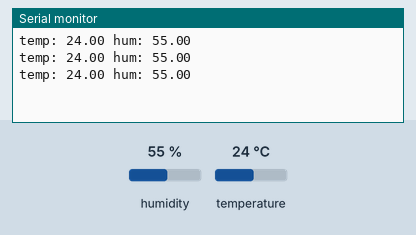
The sketch below on a simulated Raspberry Pi Pico. On the bench: the last lines printed to the serial monitor. The inputs (shaded band) are chosen by the test bench; at power-on: humidity 55 %, temperature 24 °C.

Above: at 6.8 s.
6.9 s: humidity set to 22 %
At 11.0 s:
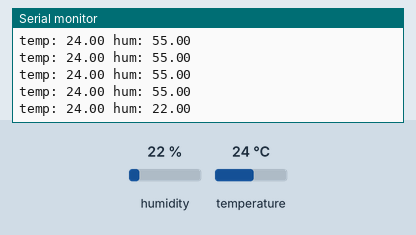
12.3 s: temperature set to 12 °C
At 15.2 s:
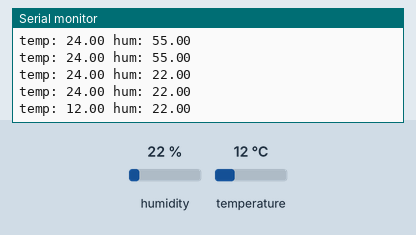
17.7 s: humidity set to 40 %
At 19.5 s:
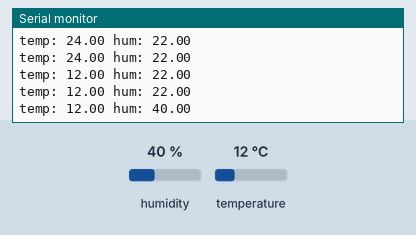
Timing chart, 0 to 21.0 s (numbered marks = the images above; inputs shaded):
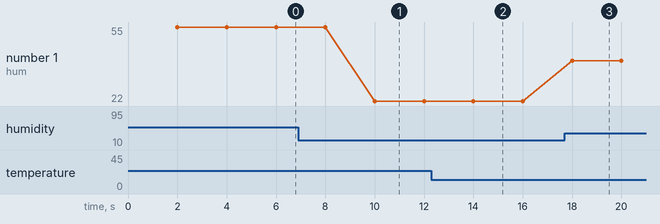

Measured:
- after the input at 6.9 s, the serial monitor: prints a new line after 3.1 s (image 1)
- after the input at 12.3 s, the serial monitor: prints a new line after 1.7 s (image 2)
- after the input at 17.7 s, the serial monitor: prints a new line after 0.31 s (image 3)
- plotted number 1: 55 → 22 after the input at 6.9 s, 22 → 40 after the input at 17.7 s

The sketch:

sensor_temp_39.ino
```cpp
// snippet: sensor_temp_39
// tags: temperature, sensor, millis, dht
// boards: avr, esp32, megaavr, nano33iot, romi32u4, rp2040
// library: DHT
// description: Read DHT22 on pin 4
// prompts: dht22, declare, float, temperature, humidity, scope
// verified: compile-only
// source: kd-generated (id 39)
// exact-include: DHT.h

#include <DHT.h>

#define DHTPIN 4
#define DHTTYPE DHT22

DHT dht(DHTPIN, DHTTYPE);
float temperature = 0.0;
float humidity = 0.0;
unsigned long prevMs = 0;

void setup() {
  Serial.begin(9600);
  dht.begin();
}

void loop() {
  unsigned long now = millis();
  if (now - prevMs >= 2000) {
    prevMs = now;
    temperature = dht.readTemperature();
    humidity = dht.readHumidity();

    if (isnan(temperature) || isnan(humidity)) {
      Serial.println("DHT read failed");
      return;
    }

    Serial.print("temp: "); Serial.print(temperature);
    Serial.print(" hum: "); Serial.println(humidity);
  }
}
```
